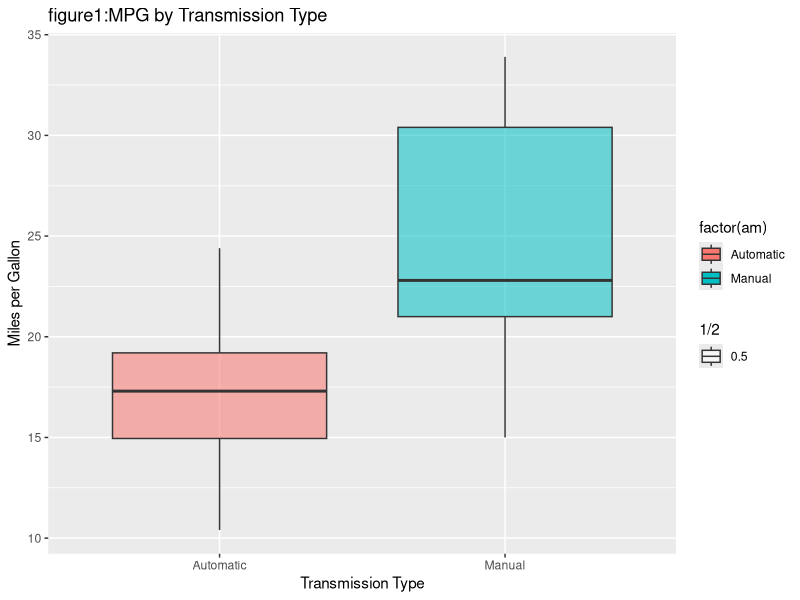
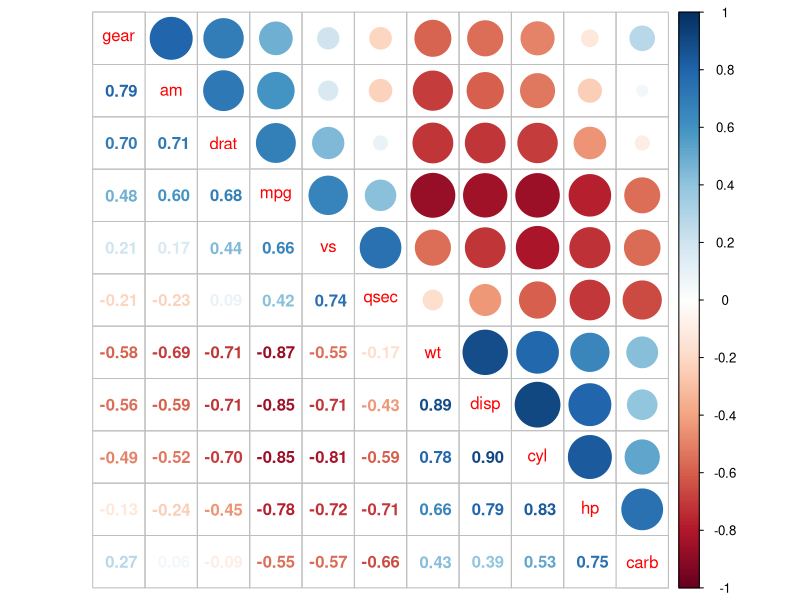
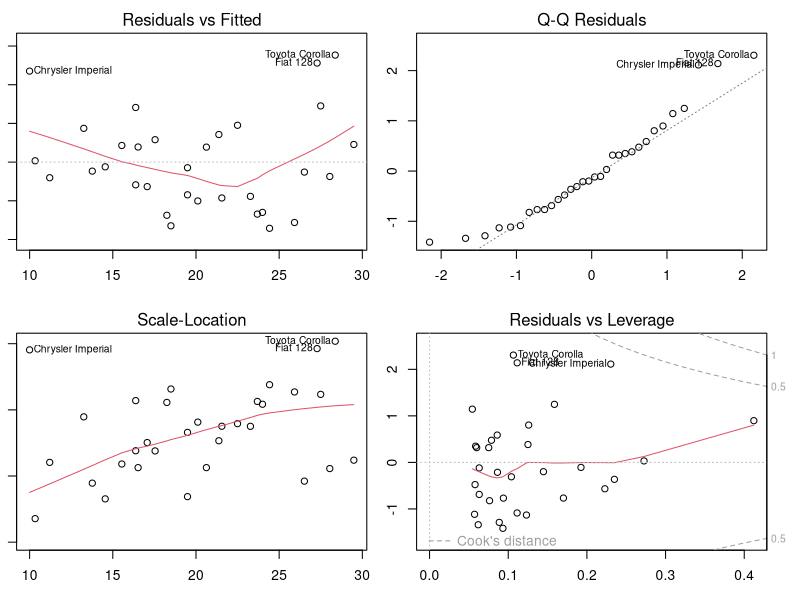
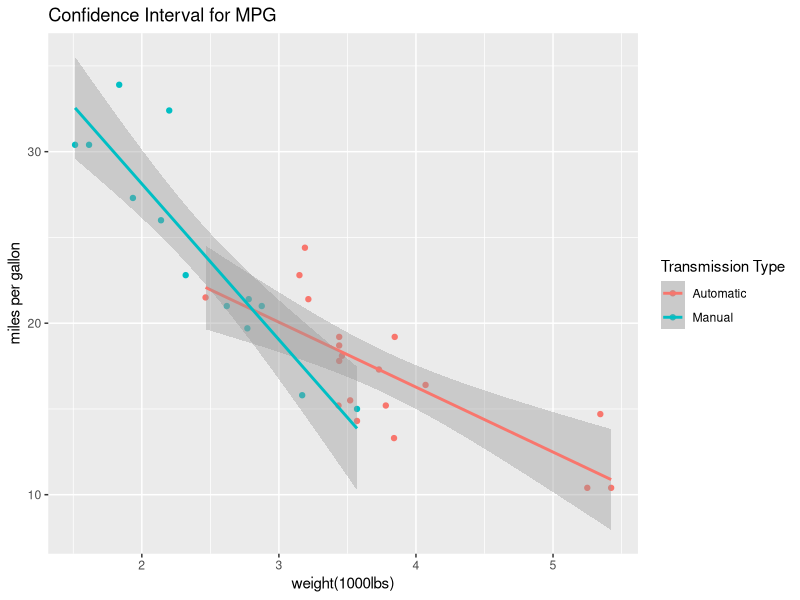

The R script that drew these images, in order:
## ---- chunk 1
data(mtcars)
## ---- chunk 2
mtcars1 <- transform(mtcars, am = as.factor(am), vs = as.factor(vs))
levels(mtcars1$am) <- c("Automatic", "Manual")
## ---- chunk 3
library(ggplot2)
p <- ggplot(mtcars1, aes(factor(am), mpg))
p <- p + geom_boxplot(aes(fill = factor(am), alpha = 1/2)) 
p <- p + labs(title = "figure1:MPG by Transmission Type") 
p + labs(x = "Transmission Type", y = "Miles per Gallon")
## ---- chunk 4
fit <- lm(mpg~am, data = mtcars1)
sm <- summary(fit)
intercept <- sm$coef[1]
slope <- sm$coef[2]
sigma <- sm$sigma
rsquared <- sm$r.squared
p_value <- sm$coef[2,4]
sm$coef
## ---- chunk 5
library(corrplot)
M <- cor(mtcars)
corrplot.mixed(M, order = "AOE")
## ---- chunk 6
fit1 <- lm(mpg ~ am , data = mtcars1)
fit3 <- update(fit1, mpg ~ am + wt + hp)
fit5 <- update(fit1, mpg ~ am + wt + hp + cyl + disp)
var_table <- anova(fit1, fit3, fit5)
var_table
## ---- chunk 7
fitbest <- lm(mpg ~ am + wt + hp, data = mtcars1)
par(mfrow = c(2,2), mar = c(3,1,2,2))
plot(fitbest)
## ---- chunk 8
fitbest <- lm(mpg ~ am + wt + hp, data = mtcars1)
smbest <- summary(fitbest)
intercept1 <- smbest$coef[1]
slope1 <- smbest$coef[2]
sigma1 <- smbest$sigma
rsquared1 <- smbest$r.squared
p_value1 <- smbest$coef[2,4]
smbest$coef
## ---- chunk 9
h <- ggplot(mtcars1, aes(wt, mpg, colour = factor(am)))
h + geom_point() + stat_smooth(method = lm)  + labs(x = "weight(1000lbs)", y = "miles per gallon", title = "Confidence Interval for MPG") + scale_colour_discrete(name = "Transmission Type")
